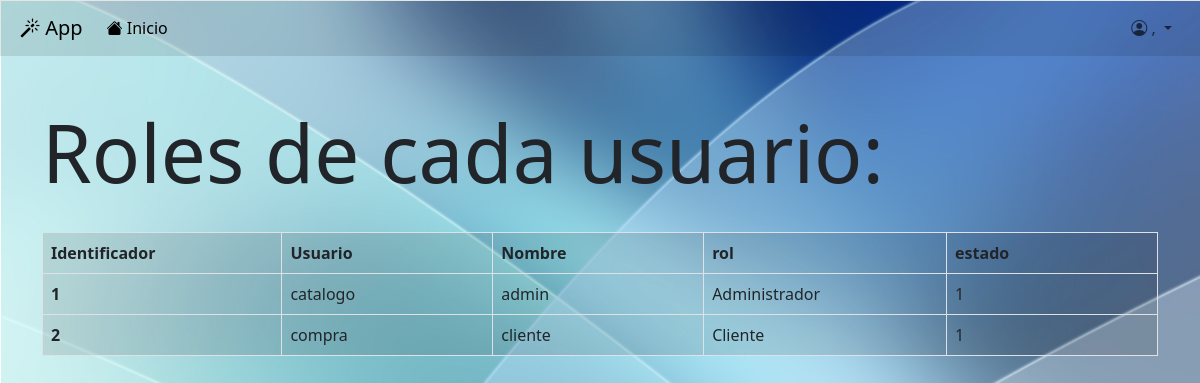
The app's page /index.php/roles, older data.
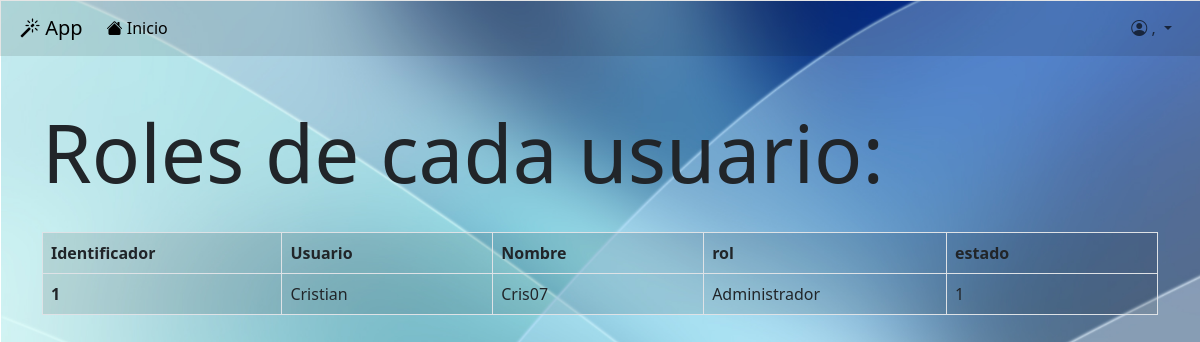
The same page, newer data.
### tables this page shows
CREATE TABLE `usuarios` (
  `usuario_id` int(11) NOT NULL,
  `email` text NOT NULL,
  `apellido` text NOT NULL,
  `nombre` text NOT NULL,
  `usuario` text NOT NULL,
  `password` text NOT NULL,
  `creado` datetime NOT NULL DEFAULT current_timestamp(),
  `estado` tinyint(4) NOT NULL DEFAULT 1,
  `rol_id` tinyint(4) NOT NULL DEFAULT 3,
  `ult_login` datetime DEFAULT NULL
);

CREATE TABLE `roles` (
  `rol_id` tinyint(4) NOT NULL,
  `nombre` text NOT NULL
);

### application/controllers/Roles.php (called while the page is built, shortened)
<?php
class Roles extends CI_Controller {
    public function index()
    {
        $usuarios=array();
		$this->load->model("roles_model");
		$usuarios["usuarios"]=$this->roles_model->listar();
		$this->load->view('roles/roles',$usuarios);
    }
}

### index.php (called while the page is built, shortened)
<?php
require_once BASEPATH.'core/CodeIgniter.php';

### application/models/Roles_model.php (called while the page is built)
<?php
class Roles_model extends CI_Model {
    public function listar(){
        $this->db->select("usuarios.*,roles.nombre AS rol_nombre");
        $this->db->order_by("apellido");
        $this->db->join("roles","roles.rol_id=usuarios.rol_id");
        return $this->db->get("usuarios")->result_array();
    }
}

### application/views/roles/roles.php (the view, shortened to what this page needs)
<!doctype html>
<html lang="es">
  <head>
    <link href="https://cdn.jsdelivr.net/npm/bootstrap@5.3.3/dist/css/bootstrap.min.css" rel="stylesheet">
    <link rel="stylesheet" href="https://cdn.jsdelivr.net/npm/bootstrap-icons@1.11.3/font/bootstrap-icons.min.css">
    <link rel="stylesheet" href="<?= base_url('style.css') ?>">
  </head>
  <body>
    <div class="body">
    <div class="container mt-5">
        <div class="row">
            <div class="col">
                <h1 class="display-1">Roles de cada usuario:</h1>
                <br>
                <table class="table table-bordered">
                  <thead>
                    <tr>
                      <th scope="col" class="col-sm-1 bg-black p-2 text-dark bg-opacity-10">Identificador</th>
                      <th scope="col" class="col-sm-1 bg-black p-2 text-dark bg-opacity-10">Usuario</th>
                      <th scope="col" class="col-sm-1 bg-black p-2 text-dark bg-opacity-10">Nombre</th>
                      <th scope="col" class="col-sm-1 bg-black p-2 text-dark bg-opacity-10">rol</th>
                      <th scope="col" class="col-sm-1 bg-black p-2 text-dark bg-opacity-10">estado</th>
                    </tr>
                  </thead>
                  <?php foreach($usuarios as $u){ ?>
                  <tbody>
                    <tr>
                      <th scope="row" class="col-sm-1 bg-black p-2 text-dark bg-opacity-10"><?php echo $u["usuario_id"]; ?></th>
                      <td class="bg-black p-2 text-dark bg-opacity-10"><?php echo $u["nombre"]; ?></td>
                      <td class="bg-black p-2 text-dark bg-opacity-10"><?php echo $u["usuario"]; ?></td>
                      <td class="bg-black p-2 text-dark bg-opacity-10"><?php echo $u["rol_nombre"]; ?></td>
                      <td class="bg-black p-2 text-dark bg-opacity-10"><?php echo $u["estado"]; ?></td>
                    </tr>
                  </tbody>
                    <?php } ?>
                </table>
            </div>
        </div>
    </div>
    </div>
  </body>
</html>

Row changes from the older to the newer data that the page shows:
removed usuarios: usuario_id "2", nombre "compra", usuario "cliente", rol.nombre "Cliente", estado "1"
changed usuarios "Administrador": nombre "catalogo" → "Cristian"; usuario "admin" → "Cris07"
